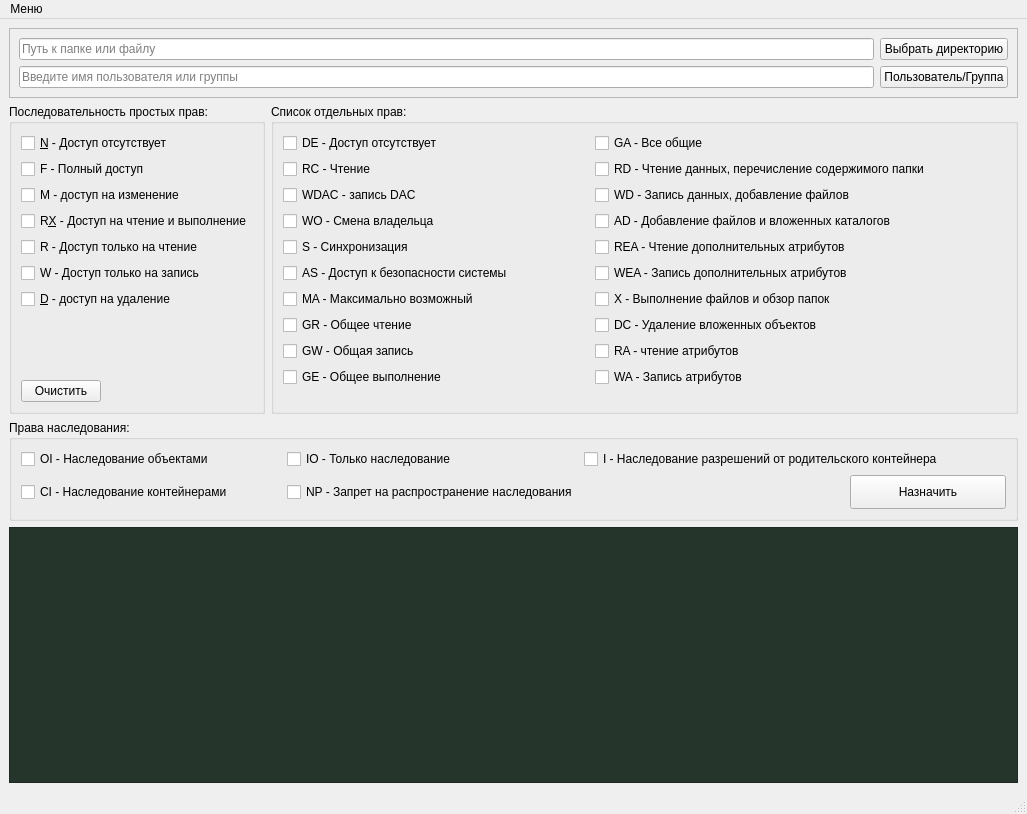
<?xml version="1.0" encoding="UTF-8"?>
<ui version="4.0">
 <class>MainWindow</class>
 <widget class="QMainWindow" name="MainWindow">
  <property name="geometry">
   <rect>
    <x>0</x>
    <y>0</y>
    <width>1027</width>
    <height>814</height>
   </rect>
  </property>
  <property name="windowTitle">
   <string>iCacls Shell alpha</string>
  </property>
  <widget class="QWidget" name="centralwidget">
   <layout class="QGridLayout" name="gridLayout_5">
    <item row="3" column="0" colspan="2">
     <widget class="QPlainTextEdit" name="plainTextEdit">
      <property name="styleSheet">
       <string notr="true">background:rgb(37, 53, 44);color: rgb(212, 255, 212)
</string>
      </property>
     </widget>
    </item>
    <item row="1" column="1">
     <widget class="QGroupBox" name="groupBox_2">
      <property name="title">
       <string>Список отдельных прав:</string>
      </property>
      <layout class="QGridLayout" name="gridLayout_2">
       <item row="6" column="0">
        <widget class="QCheckBox" name="checkBox_7">
         <property name="text">
          <string>MA - Максимально возможный</string>
         </property>
        </widget>
       </item>
       <item row="4" column="2">
        <widget class="QCheckBox" name="checkBox_16">
         <property name="text">
          <string>REA - Чтение дополнительных атрибутов</string>
         </property>
        </widget>
       </item>
       <item row="8" column="2">
        <widget class="QCheckBox" name="checkBox_20">
         <property name="text">
          <string>RA - чтение атрибутов</string>
         </property>
        </widget>
       </item>
       <item row="7" column="0">
        <widget class="QCheckBox" name="checkBox_8">
         <property name="text">
          <string>GR - Общее чтение</string>
         </property>
        </widget>
       </item>
       <item row="5" column="0">
        <widget class="QCheckBox" name="checkBox_6">
         <property name="text">
          <string>AS - Доступ к безопасности системы</string>
         </property>
        </widget>
       </item>
       <item row="0" column="0">
        <widget class="QCheckBox" name="checkBox">
         <property name="text">
          <string>DE - Доступ отсутствует</string>
         </property>
        </widget>
       </item>
       <item row="9" column="0">
        <widget class="QCheckBox" name="checkBox_10">
         <property name="text">
          <string>GE - Общее выполнение</string>
         </property>
        </widget>
       </item>
       <item row="5" column="2">
        <widget class="QCheckBox" name="checkBox_17">
         <property name="text">
          <string>WEA - Запись дополнительных атрибутов</string>
         </property>
        </widget>
       </item>
       <item row="2" column="2">
        <widget class="QCheckBox" name="checkBox_18">
         <property name="text">
          <string>WD - Запись данных, добавление файлов</string>
         </property>
        </widget>
       </item>
       <item row="8" column="0">
        <widget class="QCheckBox" name="checkBox_9">
         <property name="text">
          <string>GW - Общая запись</string>
         </property>
        </widget>
       </item>
       <item row="1" column="0">
        <widget class="QCheckBox" name="checkBox_2">
         <property name="text">
          <string>RC - Чтение</string>
         </property>
        </widget>
       </item>
       <item row="4" column="3">
        <spacer name="horizontalSpacer">
         <property name="orientation">
          <enum>Qt::Horizontal</enum>
         </property>
         <property name="sizeHint" stdset="0">
          <size>
           <width>40</width>
           <height>20</height>
          </size>
         </property>
        </spacer>
       </item>
       <item row="0" column="2">
        <widget class="QCheckBox" name="checkBox_19">
         <property name="text">
          <string>GA - Все общие</string>
         </property>
        </widget>
       </item>
       <item row="6" column="2">
        <widget class="QCheckBox" name="checkBox_14">
         <property name="text">
          <string>X - Выполнение файлов и обзор папок</string>
         </property>
        </widget>
       </item>
       <item row="1" column="2">
        <widget class="QCheckBox" name="checkBox_15">
         <property name="text">
          <string>RD - Чтение данных, перечисление содержимого папки</string>
         </property>
        </widget>
       </item>
       <item row="3" column="2">
        <widget class="QCheckBox" name="checkBox_13">
         <property name="text">
          <string>AD - Добавление файлов и вложенных каталогов</string>
         </property>
        </widget>
       </item>
       <item row="3" column="0">
        <widget class="QCheckBox" name="checkBox_4">
         <property name="text">
          <string>WO - Смена владельца</string>
         </property>
        </widget>
       </item>
       <item row="7" column="2">
        <widget class="QCheckBox" name="checkBox_12">
         <property name="text">
          <string>DC - Удаление вложенных объектов</string>
         </property>
        </widget>
       </item>
       <item row="9" column="2">
        <widget class="QCheckBox" name="checkBox_11">
         <property name="text">
          <string>WA - Запись атрибутов</string>
         </property>
        </widget>
       </item>
       <item row="4" column="0">
        <widget class="QCheckBox" name="checkBox_5">
         <property name="text">
          <string>S - Синхронизация</string>
         </property>
        </widget>
       </item>
       <item row="2" column="0">
        <widget class="QCheckBox" name="checkBox_3">
         <property name="text">
          <string>WDAC - запись DAC</string>
         </property>
        </widget>
       </item>
       <item row="10" column="0">
        <spacer name="verticalSpacer">
         <property name="orientation">
          <enum>Qt::Vertical</enum>
         </property>
         <property name="sizeHint" stdset="0">
          <size>
           <width>20</width>
           <height>15</height>
          </size>
         </property>
        </spacer>
       </item>
       <item row="3" column="1">
        <spacer name="horizontalSpacer_2">
         <property name="orientation">
          <enum>Qt::Horizontal</enum>
         </property>
         <property name="sizeHint" stdset="0">
          <size>
           <width>40</width>
           <height>20</height>
          </size>
         </property>
        </spacer>
       </item>
      </layout>
     </widget>
    </item>
    <item row="2" column="0" colspan="2">
     <widget class="QGroupBox" name="groupBox_3">
      <property name="title">
       <string>Права наследования:</string>
      </property>
      <layout class="QGridLayout" name="gridLayout_4">
       <item row="0" column="0">
        <widget class="QCheckBox" name="checkBox_21">
         <property name="text">
          <string>OI - Наследование объектами</string>
         </property>
        </widget>
       </item>
       <item row="0" column="1">
        <widget class="QCheckBox" name="checkBox_23">
         <property name="text">
          <string>IO - Только наследование</string>
         </property>
        </widget>
       </item>
       <item row="1" column="0">
        <widget class="QCheckBox" name="checkBox_22">
         <property name="text">
          <string>CI - Наследование контейнерами</string>
         </property>
        </widget>
       </item>
       <item row="1" column="1">
        <widget class="QCheckBox" name="checkBox_24">
         <property name="text">
          <string>NP - Запрет на распространение наследования</string>
         </property>
        </widget>
       </item>
       <item row="1" column="3">
        <widget class="QPushButton" name="pushButton_3">
         <property name="sizePolicy">
          <sizepolicy hsizetype="Preferred" vsizetype="Fixed">
           <horstretch>0</horstretch>
           <verstretch>0</verstretch>
          </sizepolicy>
         </property>
         <property name="minimumSize">
          <size>
           <width>150</width>
           <height>34</height>
          </size>
         </property>
         <property name="maximumSize">
          <size>
           <width>156</width>
           <height>34</height>
          </size>
         </property>
         <property name="baseSize">
          <size>
           <width>156</width>
           <height>34</height>
          </size>
         </property>
         <property name="text">
          <string>Назначить</string>
         </property>
        </widget>
       </item>
       <item row="0" column="2" colspan="2">
        <widget class="QCheckBox" name="checkBox_25">
         <property name="text">
          <string>I - Наследование разрешений от родительского контейнера</string>
         </property>
        </widget>
       </item>
      </layout>
     </widget>
    </item>
    <item row="1" column="0">
     <widget class="QGroupBox" name="groupBox">
      <property name="styleSheet">
       <string notr="true"/>
      </property>
      <property name="title">
       <string>Последовательность простых прав:</string>
      </property>
      <layout class="QFormLayout" name="formLayout">
       <item row="8" column="0">
        <widget class="QPushButton" name="pushButton_4">
         <property name="text">
          <string>Очистить</string>
         </property>
        </widget>
       </item>
       <item row="7" column="0">
        <spacer name="verticalSpacer_2">
         <property name="orientation">
          <enum>Qt::Vertical</enum>
         </property>
         <property name="sizeHint" stdset="0">
          <size>
           <width>20</width>
           <height>40</height>
          </size>
         </property>
        </spacer>
       </item>
       <item row="0" column="0">
        <widget class="QCheckBox" name="checkBox">
         <property name="text">
          <string>&amp;N - Доступ отсутствует</string>
         </property>
         <attribute name="buttonGroup">
          <string notr="true">buttonGroup</string>
         </attribute>
        </widget>
       </item>
       <item row="1" column="0">
        <widget class="QCheckBox" name="checkBox_2">
         <property name="text">
          <string>F - Полный доступ</string>
         </property>
         <attribute name="buttonGroup">
          <string notr="true">buttonGroup</string>
         </attribute>
        </widget>
       </item>
       <item row="2" column="0">
        <widget class="QCheckBox" name="checkBox_3">
         <property name="text">
          <string>M - доступ на изменение</string>
         </property>
         <attribute name="buttonGroup">
          <string notr="true">buttonGroup</string>
         </attribute>
        </widget>
       </item>
       <item row="3" column="0">
        <widget class="QCheckBox" name="checkBox_4">
         <property name="text">
          <string>R&amp;X - Доступ на чтение и выполнение</string>
         </property>
         <attribute name="buttonGroup">
          <string notr="true">buttonGroup</string>
         </attribute>
        </widget>
       </item>
       <item row="4" column="0">
        <widget class="QCheckBox" name="checkBox_5">
         <property name="text">
          <string>R - Доступ только на чтение</string>
         </property>
         <attribute name="buttonGroup">
          <string notr="true">buttonGroup</string>
         </attribute>
        </widget>
       </item>
       <item row="5" column="0">
        <widget class="QCheckBox" name="checkBox_6">
         <property name="text">
          <string>W - Доступ только на запись</string>
         </property>
         <attribute name="buttonGroup">
          <string notr="true">buttonGroup</string>
         </attribute>
        </widget>
       </item>
       <item row="6" column="0">
        <widget class="QCheckBox" name="checkBox_7">
         <property name="text">
          <string>&amp;D - доступ на удаление</string>
         </property>
         <attribute name="buttonGroup">
          <string notr="true">buttonGroup</string>
         </attribute>
        </widget>
       </item>
      </layout>
     </widget>
    </item>
    <item row="0" column="0" colspan="2">
     <widget class="QFrame" name="frame">
      <property name="frameShape">
       <enum>QFrame::StyledPanel</enum>
      </property>
      <property name="frameShadow">
       <enum>QFrame::Raised</enum>
      </property>
      <layout class="QGridLayout" name="gridLayout">
       <item row="0" column="0">
        <widget class="QLineEdit" name="lineEdit">
         <property name="placeholderText">
          <string>Путь к папке или файлу</string>
         </property>
        </widget>
       </item>
       <item row="0" column="1">
        <widget class="QPushButton" name="pushButton">
         <property name="text">
          <string>Выбрать директорию</string>
         </property>
        </widget>
       </item>
       <item row="1" column="0">
        <widget class="QLineEdit" name="lineEdit_2">
         <property name="placeholderText">
          <string>Введите имя пользователя или группы</string>
         </property>
        </widget>
       </item>
       <item row="1" column="1">
        <widget class="QPushButton" name="pushButton_2">
         <property name="text">
          <string>Пользователь/Группа</string>
         </property>
        </widget>
       </item>
      </layout>
     </widget>
    </item>
   </layout>
  </widget>
  <widget class="QMenuBar" name="menubar">
   <property name="geometry">
    <rect>
     <x>0</x>
     <y>0</y>
     <width>1027</width>
     <height>30</height>
    </rect>
   </property>
   <widget class="QMenu" name="menu">
    <property name="title">
     <string>Меню</string>
    </property>
    <addaction name="action"/>
   </widget>
   <addaction name="menu"/>
  </widget>
  <widget class="QStatusBar" name="statusbar"/>
  <action name="action">
   <property name="text">
    <string>Выход</string>
   </property>
  </action>
 </widget>
 <resources/>
 <connections/>
 <buttongroups>
  <buttongroup name="buttonGroup"/>
 </buttongroups>
</ui>
